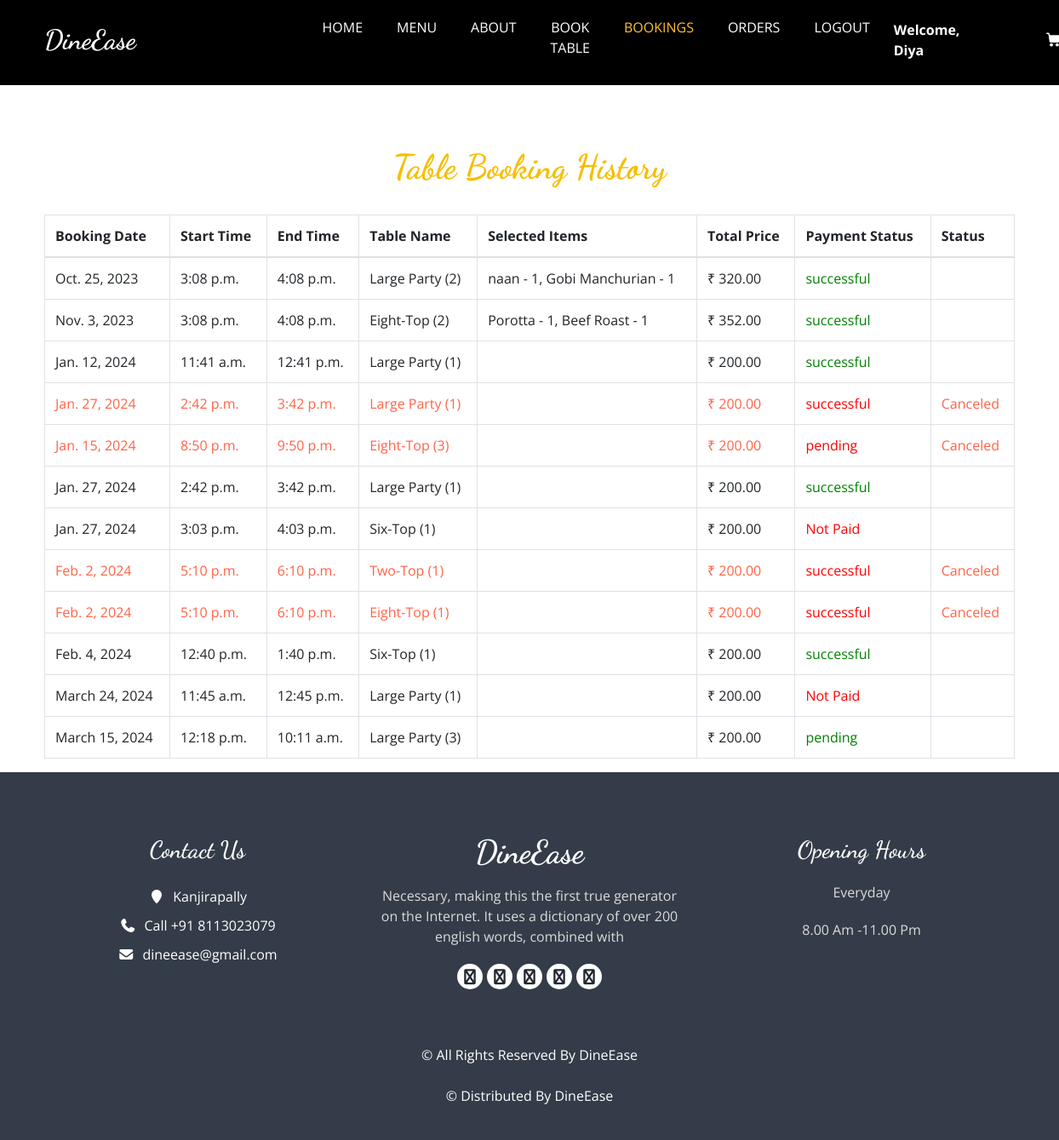
The page /booking_list/ (signed in) on the database its author committed.
### home/models.py (models this page shows, shortened)
class CustomUser(AbstractUser):
    CUSTOMER = 1
    EMPLOYEE = 2
    ROLE_CHOICE = (
        (CUSTOMER, 'CUSTOMER'),
        (EMPLOYEE, 'EMPLOYEE'),
    )
    username=None
    first_name = None
    last_name = None
    USERNAME_FIELD = 'email'
    name = models.CharField(max_length=50)
    email = models.EmailField(max_length=100, unique=True)
    phone = models.CharField(max_length=12, blank=True)
    password = models.CharField(max_length=128)
    role = models.IntegerField(choices=ROLE_CHOICE, blank=True, null=True,default='1')
    is_admin = models.BooleanField(default=False)
    is_staff = models.BooleanField(default=False)
    is_active = models.BooleanField(default=True)
    is_superadmin = models.BooleanField(default=False)
    REQUIRED_FIELDS = ['name', 'phone']
    objects = UserManager()

class TableBooking(models.Model):
    name = models.ForeignKey(CustomUser, on_delete=models.CASCADE, related_name='bookings_by_name', null=True)
    phone = models.ForeignKey(CustomUser, on_delete=models.CASCADE, related_name='bookings_by_phone', null=True)
    email = models.ForeignKey(CustomUser, on_delete=models.CASCADE, related_name='bookings_by_email', null=True)
    TABLE_NAME_CHOICES = [
        ('Two-Top (1)', 'Two-Top (1)'),
        ('Two-Top (2)', 'Two-Top (2)'),
        ('Two-Top (3)', 'Two-Top (3)'),
        ('Four-Top (1)', 'Four-Top (1)'),
        ('Four-Top (2)', 'Four-Top (2)'),
        ('Four-Top (3)', 'Four-Top (3)'),
        ('Six-Top (1)', 'Six-Top (1)'),
        ('Six-Top (2)', 'Six-Top (2)'),
        ('Six-Top (3)', 'Six-Top (3)'),
        ('Eight-Top (1)', 'Eight-Top (1)'),
        ('Eight-Top (2)', 'Eight-Top (2)'),
        ('Eight-Top (3)', 'Eight-Top (3)'),
        ('Large Party (1)', 'Large Party (1)'),
        ('Large Party (2)', 'Large Party (2)'),
        ('Large Party (3)', 'Large Party (3)'),
    ]
    table_name = models.CharField(max_length=30, null=True, blank=True, choices=TABLE_NAME_CHOICES)
    date = models.DateField(null=True)
    start_time = models.TimeField(null=True)
    end_time = models.TimeField(null=True)
    status = models.BooleanField(default=False)
    del_status = models.BooleanField(default=False)
    selected_items = models.TextField(blank=True, null=True)
    total_price = models.DecimalField(max_digits=10, decimal_places=2, default=0)

class Payment(models.Model):
    class PaymentStatusChoices(models.TextChoices):
        PENDING = 'pending', 'Pending'
        SUCCESSFUL = 'successful', 'Successful'
        FAILED = 'failed', 'Failed'
    user = models.ForeignKey(CustomUser, on_delete=models.CASCADE)  # Link the payment to a user
    razorpay_order_id = models.CharField(max_length=255)  # Razorpay order ID
    payment_id = models.CharField(max_length=255)  # Razorpay payment ID
    amount = models.DecimalField(max_digits=8, decimal_places=2)  # Amount paid
    currency = models.CharField(max_length=3)  # Currency code (e.g., "INR")
    timestamp = models.DateTimeField(auto_now_add=True)  # Timestamp of the payment
    payment_status = models.CharField(max_length=20, choices=PaymentStatusChoices.choices, default=PaymentStatusChoices.PENDING)
    billing_info = models.ForeignKey(BillingInformation, on_delete=models.CASCADE, null=True, blank=True)
    table_booking = models.ForeignKey(TableBooking, on_delete=models.CASCADE, related_name='payments', null=True, blank=True)
    class Meta:
        ordering = ['-timestamp']

### home/views.py (the view)
# urls.py: path('booking_list/', booking_list, name='booking_list'),
@login_required
def booking_list(request):
    if request.user.is_authenticated:
        bookings = TableBooking.objects.filter(name=request.user)
        current_date = date.today()
    return render(request, 'booking_list.html', {'bookings': bookings, 'current_date': current_date})

### templates/booking_list.html (shortened to what this page needs)
{% load static %}
<!DOCTYPE html>
<html lang="en">
<head>
  <link rel="stylesheet" type="text/css" href="{% static 'css/bootstrap.css' %}" />
  <link rel="stylesheet" type="text/css" href="https://cdnjs.cloudflare.com/ajax/libs/OwlCarousel2/2.3.4/assets/owl.carousel.min.css" />
  <link rel="stylesheet" href="https://cdnjs.cloudflare.com/ajax/libs/jquery-nice-select/1.1.0/css/nice-select.min.css" />
  <link href="{% static 'css/font-awesome.min.css' %}" rel="stylesheet" />
  <link href="{% static 'css/style.css' %}" rel="stylesheet" />
  <link href="{% static 'css/responsive.css' %}" rel="stylesheet" />
  <link rel="stylesheet" href="https://cdnjs.cloudflare.com/ajax/libs/font-awesome/7.0.0/css/all.min.css">
</head>
<body>
    <div class="hero">
        <header class="header_section">
          <div class="container">
            <nav class="navbar navbar-expand-lg custom_nav-container ">
              <a class="navbar-brand" href="{% url '' %}">
                <span>
                  DineEase
                </span>
              </a>
              <div class="collapse navbar-collapse" id="navbarSupportedContent">
                <ul class="navbar-nav  mx-auto ">
                  <li class="nav-item">
                    <a class="nav-link" href="{% url '' %}">Home </a>
                  </li>
                  <li class="nav-item">
                    <a class="nav-link" href="{% url 'menu' %}">Menu </a>
                  </li>
                  <li class="nav-item">
                    <a class="nav-link" href="{% url 'about' %}">About</a>
                  </li>
                  <li class="nav-item">
                    {% if user.is_authenticated %}
                    <li class="nav-item">
                      <a class="nav-link" href="{% url 'add_reservation' %}">Book Table</a>
                    </li>
                    <li class="nav-item active">
                      <a class="nav-link" href="{% url 'booking_list'  %}">Bookings</a>
                    </li>
                    <li class="nav-item">
                      <a class="nav-link" href="{% url 'orders_lists' %}">Orders </a>
                    </li>
                    <li class="nav-item">
                      <a class="nav-link" href="{% url 'loggout' %}">Logout</a>
                       </li>
                       <a href="#" class="nav-item nav-link" style="color: white; font-weight: bold;">Welcome, {{user.name}}
                    {% else %}
                      <a class="nav-link" href="{% url 'login' %}">Login</a>
                    {% endif %}
                  </li>
                  </ul>
                <div class="user_option">
                  <a class="cart_link" href="{% url 'cart' %}">
                  </a>
                </div>
              </div>
            </nav>
          </div>
        </header>
    </div>
    <br><br><br>
    <div class="container">
        <h1 style="text-align:center; color:#f7be00; font-weight:bold">Table Booking History</h1><br>
        {% if bookings %}
            <table class="table table-bordered">
                <thead>
                    <tr>
                        <th>Booking Date</th>
                        <th>Start Time</th>
                        <th>End Time</th>
                        <th>Table Name</th>
                        <th>Selected Items</th>
                        <th>Total Price</th>
                        <th>Payment Status</th>
                        <th>Status</th>
                    </tr>
                </thead>
                <tbody>
                  {% for booking in bookings %}
                      {% if not booking.status %}
                          <tr>
                              <form method="post" action="{% url 'cancel_booking' booking.id %}">
                                  <td>{{ booking.date }}</td>
                                  <td>{{ booking.start_time }}</td>
                                  <td>{{ booking.end_time }}</td>
                                  <td>{{ booking.table_name }}</td>
                                  <td>{{ booking.selected_items }}</td>
                                  <td>₹ {{ booking.total_price }}</td>
                                  <td class="payment-status {% if booking.payments.first %}paid{% else %}not-paid{% endif %}">
                                      {% if booking.payments.first %}
                                          {{ booking.payments.first.payment_status }}
                                      {% else %}
                                          Not Paid
                                      {% endif %}
                                  </td>
                                  <td>
                                  </td>
                              </form>
                          </tr>
                      {% else %}
                          <tr style="color: #ff6347;">
                              <td>{{ booking.date }}</td>
                              <td>{{ booking.start_time }}</td>
                              <td>{{ booking.end_time }}</td>
                              <td>{{ booking.table_name }}</td>
                              <td>{{ booking.selected_items }}</td>
                              <td>₹ {{ booking.total_price }}</td>
                              <td class="payment-status {% if booking.payments.first %}paid{% else %}not-paid{% endif %}" style="color: red;">
                                  {% if booking.payments.first %}
                                      {{ booking.payments.first.payment_status }}
                                  {% else %}
                                      Not Paid
                                  {% endif %}
                              </td>
                              <td>Canceled</td>
                          </tr>
                      {% endif %}
                  {% endfor %}
              </tbody>
            </table>
        {% else %}
            <p>No bookings found for this user.</p>
        {% endif %}
    </div>
        <footer class="footer_section">
          <div class="container">
            <div class="row">
              <div class="col-md-4 footer-col">
                <div class="footer_contact">
                  <h4>
                    Contact Us
                  </h4>
                  <div class="contact_link_box">
                    <a href="">
                      <i class="fa fa-map-marker" aria-hidden="true"></i>
                      <span>
                        Kanjirapally
                      </span>
                    </a>
                    <a href="">
                      <i class="fa fa-phone" aria-hidden="true"></i>
                      <span>
                        Call +91 8113023079
                      </span>
                    </a>
                    <a href="">
                      <i class="fa fa-envelope" aria-hidden="true"></i>
                      <span>
                        dineease@gmail.com
                      </span>
                    </a>
                  </div>
                </div>
              </div>
              <div class="col-md-4 footer-col">
                <div class="footer_detail">
                  <a href="" class="footer-logo">
                    DineEase
                  </a>
                  <p>
                    Necessary, making this the first true generator on the Internet. It uses a dictionary of over 200 english words, combined with
                  </p>
                  <div class="footer_social">
                    <a href="">
                      <i class="fa fa-facebook" aria-hidden="true"></i>
                    </a>
                    <a href="">
                      <i class="fa fa-twitter" aria-hidden="true"></i>
                    </a>
                    <a href="">
                      <i class="fa fa-linkedin" aria-hidden="true"></i>
                    </a>
                    <a href="">
                      <i class="fa fa-instagram" aria-hidden="true"></i>
                    </a>
                    <a href="">
                      <i class="fa fa-pinterest" aria-hidden="true"></i>
                    </a>
                  </div>
                </div>
              </div>
              <div class="col-md-4 footer-col">
                <h4>
                  Opening Hours
                </h4>
                <p>
                  Everyday
                </p>
                <p>
                  8.00 Am -11.00 Pm
                </p>
              </div>
            </div>
            <div class="footer-info">
              <p>
                &copy;  All Rights Reserved By
                <a href="https://html.design/">DineEase</a><br><br>
                &copy;  Distributed By
                <a href="https://themewagon.com/" target="_blank">DineEase</a>
              </p>
            </div>
          </div>
        </footer>
</body>
</html>

### static/css/style.css (style rules this page uses)
body { font-family: "Open Sans", sans-serif; color: #0c0c0c; background-color: #ffffff; overflow-x: hidden; }
h1, h2 { font-family: 'Dancing Script', cursive; }
a, a:hover, a:focus { text-decoration: none; }
.header_section { padding: 15px 0; }
.navbar-brand { font-family: 'Dancing Script', cursive; }
.navbar-brand span { font-weight: bold; font-size: 32px; color: #ffffff; }
.custom_nav-container { padding: 0; }
.custom_nav-container .navbar-nav { padding-left: 18%; }
.custom_nav-container .navbar-nav .nav-item .nav-link { padding: 5px 20px; color: #ffffff; text-align: center; text-transform: uppercase; border-radius: 5px; -webkit-transition: all 0.3s; transition: all 0.3s; }
.custom_nav-container .navbar-nav .nav-item:hover .nav-link, .custom_nav-container .navbar-nav .nav-item.active .nav-link { color: #ffbe33; }
.user_option { display: -webkit-box; display: -ms-flexbox; display: flex; -webkit-box-align: center; -ms-flex-align: center; align-items: center; }
.user_option a { margin: 0 10px; }
.user_option .cart_link { display: -webkit-box; display: -ms-flexbox; display: flex; -webkit-box-pack: center; -ms-flex-pack: center; justify-content: center; -webkit-box-align: center; -ms-flex-align: center; align-items: center; }
.user_option .cart_link svg { width: 17px; height: auto; fill: #ffffff; margin-bottom: 2px; }
.footer_section { background-color: #343c49; color: #ffffff; padding: 75px 0 40px 0; text-align: center; }
.footer_section h4 { font-size: 28px; }
.footer_section h4, .footer_section .footer-logo { font-weight: 600; margin-bottom: 20px; font-family: 'Dancing Script', cursive; }
.footer_section p { color: #dbdbdb; }
.footer_section .footer-col { margin-bottom: 30px; }
.footer_section .footer_contact .contact_link_box { display: -webkit-box; display: -ms-flexbox; display: flex; -webkit-box-orient: vertical; -webkit-box-direction: normal; -ms-flex-direction: column; flex-direction: column; }
.footer_section .footer_contact .contact_link_box a { margin: 5px 0; color: #ffffff; }
.footer_section .footer_contact .contact_link_box a i { margin-right: 5px; }
.footer_section .footer-logo { display: block; font-weight: bold; font-size: 38px; line-height: 1; color: #ffffff; }
.footer_section .footer_social { display: -webkit-box; display: -ms-flexbox; display: flex; -webkit-box-pack: center; -ms-flex-pack: center; justify-content: center; margin-top: 20px; margin-bottom: 10px; }
.footer_section .footer_social a { display: -webkit-box; display: -ms-flexbox; display: flex; -webkit-box-pack: center; -ms-flex-pack: center; justify-content: center; -webkit-box-align: center; -ms-flex-align: center; align-items: center; color: #222831; width: 30px; height: 30px; border-radius: 100%; background-color: #ffffff; border-radius: 100%; margin: 0 2.5px; font-size: 18px; }
.footer_section .footer-info { text-align: center; margin-top: 25px; }
.footer_section .footer-info p { color: #ffffff; margin: 0; }
.footer_section .footer-info p a { color: inherit; }

### static/css/responsive.css (style rules this page uses)
@media (min-width: 1200px) { .container { max-width: 1170px; } }

### rows shown on the page
CustomUser: name "Diya"
TableBooking: date "Oct. 25, 2023", start_time "3:08 p.m.", end_time "4:08 p.m.", table_name "Large Party (2)", selected_items "naan - 1, Gobi Manchurian - 1", total_price "320.00", payments.first.payment_status "successful"
TableBooking: date "Nov. 3, 2023", start_time "3:08 p.m.", end_time "4:08 p.m.", table_name "Eight-Top (2)", selected_items "Porotta - 1, Beef Roast - 1", total_price "352.00", payments.first.payment_status "successful"
TableBooking: date "Jan. 12, 2024", start_time "11:41 a.m.", end_time "12:41 p.m.", table_name "Large Party (1)", total_price "200.00", payments.first.payment_status "successful"
TableBooking: date "Jan. 27, 2024", start_time "2:42 p.m.", end_time "3:42 p.m.", table_name "Large Party (1)", total_price "200.00", payments.first.payment_status "successful"
TableBooking: date "Jan. 15, 2024", start_time "8:50 p.m.", end_time "9:50 p.m.", table_name "Eight-Top (3)", total_price "200.00", payments.first.payment_status "pending"
TableBooking: date "Jan. 27, 2024", start_time "2:42 p.m.", end_time "3:42 p.m.", table_name "Large Party (1)", total_price "200.00", payments.first.payment_status "successful"
TableBooking: date "Jan. 27, 2024", start_time "3:03 p.m.", end_time "4:03 p.m.", table_name "Six-Top (1)", total_price "200.00", shows "Not Paid"
TableBooking: date "Feb. 2, 2024", start_time "5:10 p.m.", end_time "6:10 p.m.", table_name "Two-Top (1)", total_price "200.00", payments.first.payment_status "successful"
TableBooking: date "Feb. 2, 2024", start_time "5:10 p.m.", end_time "6:10 p.m.", table_name "Eight-Top (1)", total_price "200.00", payments.first.payment_status "successful"
TableBooking: date "Feb. 4, 2024", start_time "12:40 p.m.", end_time "1:40 p.m.", table_name "Six-Top (1)", total_price "200.00", payments.first.payment_status "successful"
TableBooking: date "March 24, 2024", start_time "11:45 a.m.", end_time "12:45 p.m.", table_name "Large Party (1)", total_price "200.00", shows "Not Paid"
TableBooking: date "March 15, 2024", start_time "12:18 p.m.", end_time "10:11 a.m.", table_name "Large Party (3)", total_price "200.00", payments.first.payment_status "pending"
